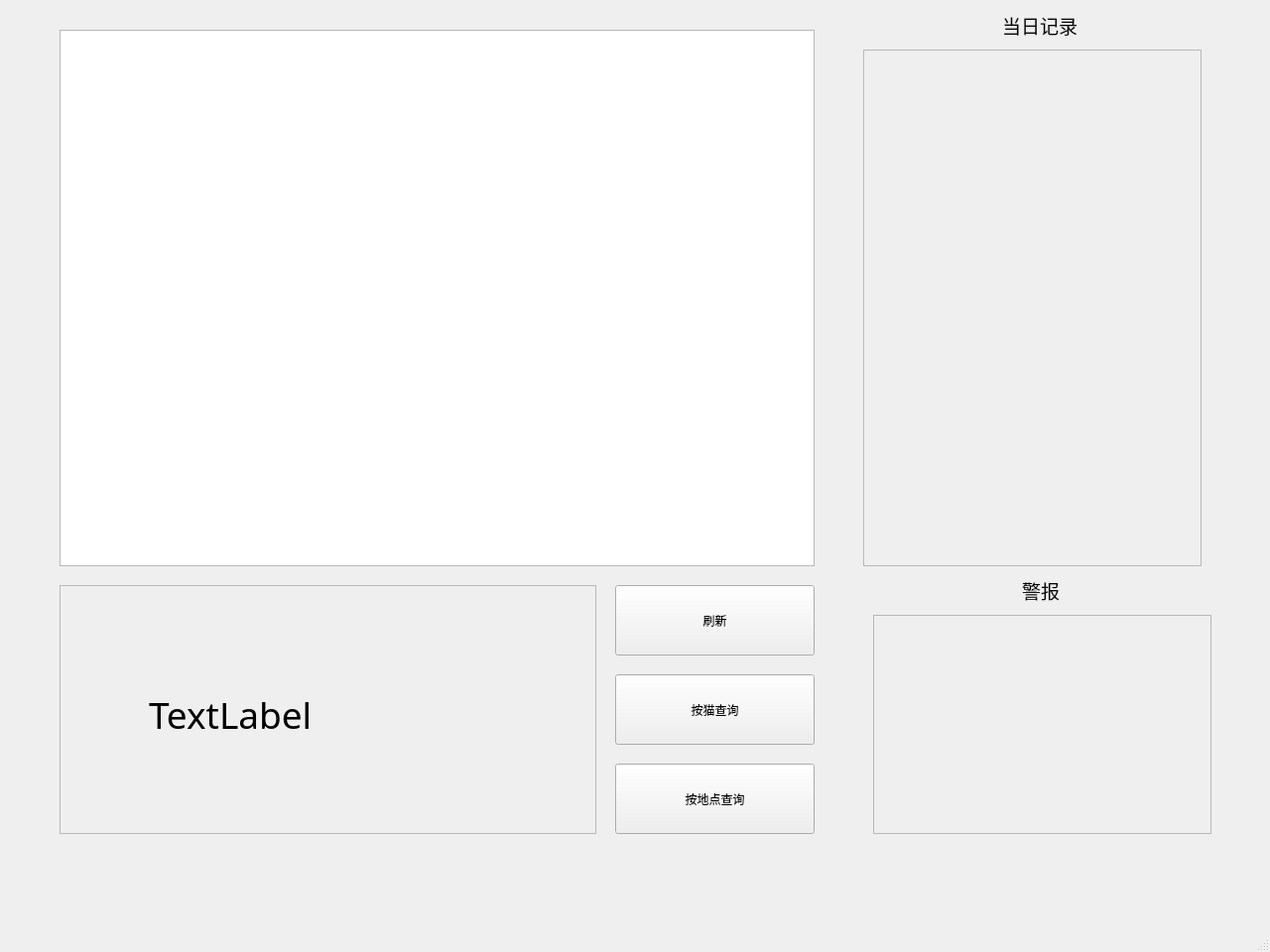
<?xml version="1.0" encoding="UTF-8"?>
<ui version="4.0">
 <class>MainWindow</class>
 <widget class="QMainWindow" name="MainWindow">
  <property name="geometry">
   <rect>
    <x>0</x>
    <y>0</y>
    <width>1280</width>
    <height>960</height>
   </rect>
  </property>
  <property name="minimumSize">
   <size>
    <width>0</width>
    <height>600</height>
   </size>
  </property>
  <property name="windowTitle">
   <string>UI界面</string>
  </property>
  <widget class="QWidget" name="centralwidget">
   <widget class="QPushButton" name="push1">
    <property name="geometry">
     <rect>
      <x>620</x>
      <y>590</y>
      <width>201</width>
      <height>71</height>
     </rect>
    </property>
    <property name="text">
     <string>刷新</string>
    </property>
   </widget>
   <widget class="QScrollArea" name="scrollArea">
    <property name="geometry">
     <rect>
      <x>870</x>
      <y>50</y>
      <width>341</width>
      <height>521</height>
     </rect>
    </property>
    <property name="widgetResizable">
     <bool>true</bool>
    </property>
    <widget class="QWidget" name="scrollAreaWidgetContents">
     <property name="geometry">
      <rect>
       <x>0</x>
       <y>0</y>
       <width>339</width>
       <height>519</height>
      </rect>
     </property>
    </widget>
   </widget>
   <widget class="QLabel" name="label">
    <property name="geometry">
     <rect>
      <x>1010</x>
      <y>10</y>
      <width>101</width>
      <height>31</height>
     </rect>
    </property>
    <property name="font">
     <font>
      <family>微软雅黑</family>
      <pointsize>14</pointsize>
     </font>
    </property>
    <property name="text">
     <string>当日记录</string>
    </property>
   </widget>
   <widget class="QGraphicsView" name="graphicsView">
    <property name="geometry">
     <rect>
      <x>60</x>
      <y>30</y>
      <width>761</width>
      <height>541</height>
     </rect>
    </property>
   </widget>
   <widget class="QFrame" name="frame">
    <property name="geometry">
     <rect>
      <x>60</x>
      <y>590</y>
      <width>541</width>
      <height>251</height>
     </rect>
    </property>
    <property name="frameShape">
     <enum>QFrame::StyledPanel</enum>
    </property>
    <property name="frameShadow">
     <enum>QFrame::Raised</enum>
    </property>
    <widget class="QLabel" name="time_label">
     <property name="geometry">
      <rect>
       <x>90</x>
       <y>70</y>
       <width>321</width>
       <height>121</height>
      </rect>
     </property>
     <property name="font">
      <font>
       <family>Adobe Arabic</family>
       <pointsize>28</pointsize>
      </font>
     </property>
     <property name="text">
      <string>TextLabel</string>
     </property>
    </widget>
   </widget>
   <widget class="QPushButton" name="push2">
    <property name="geometry">
     <rect>
      <x>620</x>
      <y>680</y>
      <width>201</width>
      <height>71</height>
     </rect>
    </property>
    <property name="text">
     <string>按猫查询</string>
    </property>
   </widget>
   <widget class="QPushButton" name="push3">
    <property name="geometry">
     <rect>
      <x>620</x>
      <y>770</y>
      <width>201</width>
      <height>71</height>
     </rect>
    </property>
    <property name="text">
     <string>按地点查询</string>
    </property>
   </widget>
   <widget class="QScrollArea" name="scrollArea2">
    <property name="geometry">
     <rect>
      <x>880</x>
      <y>620</y>
      <width>341</width>
      <height>221</height>
     </rect>
    </property>
    <property name="widgetResizable">
     <bool>true</bool>
    </property>
    <widget class="QWidget" name="scrollAreaWidgetContents2">
     <property name="geometry">
      <rect>
       <x>0</x>
       <y>0</y>
       <width>339</width>
       <height>219</height>
      </rect>
     </property>
    </widget>
   </widget>
   <widget class="QLabel" name="label_2">
    <property name="geometry">
     <rect>
      <x>1030</x>
      <y>580</y>
      <width>51</width>
      <height>31</height>
     </rect>
    </property>
    <property name="font">
     <font>
      <family>微软雅黑</family>
      <pointsize>14</pointsize>
     </font>
    </property>
    <property name="text">
     <string>警报</string>
    </property>
   </widget>
  </widget>
  <widget class="QMenuBar" name="menubar">
   <property name="geometry">
    <rect>
     <x>0</x>
     <y>0</y>
     <width>1280</width>
     <height>23</height>
    </rect>
   </property>
  </widget>
  <widget class="QStatusBar" name="statusbar"/>
 </widget>
 <resources/>
 <connections/>
</ui>
